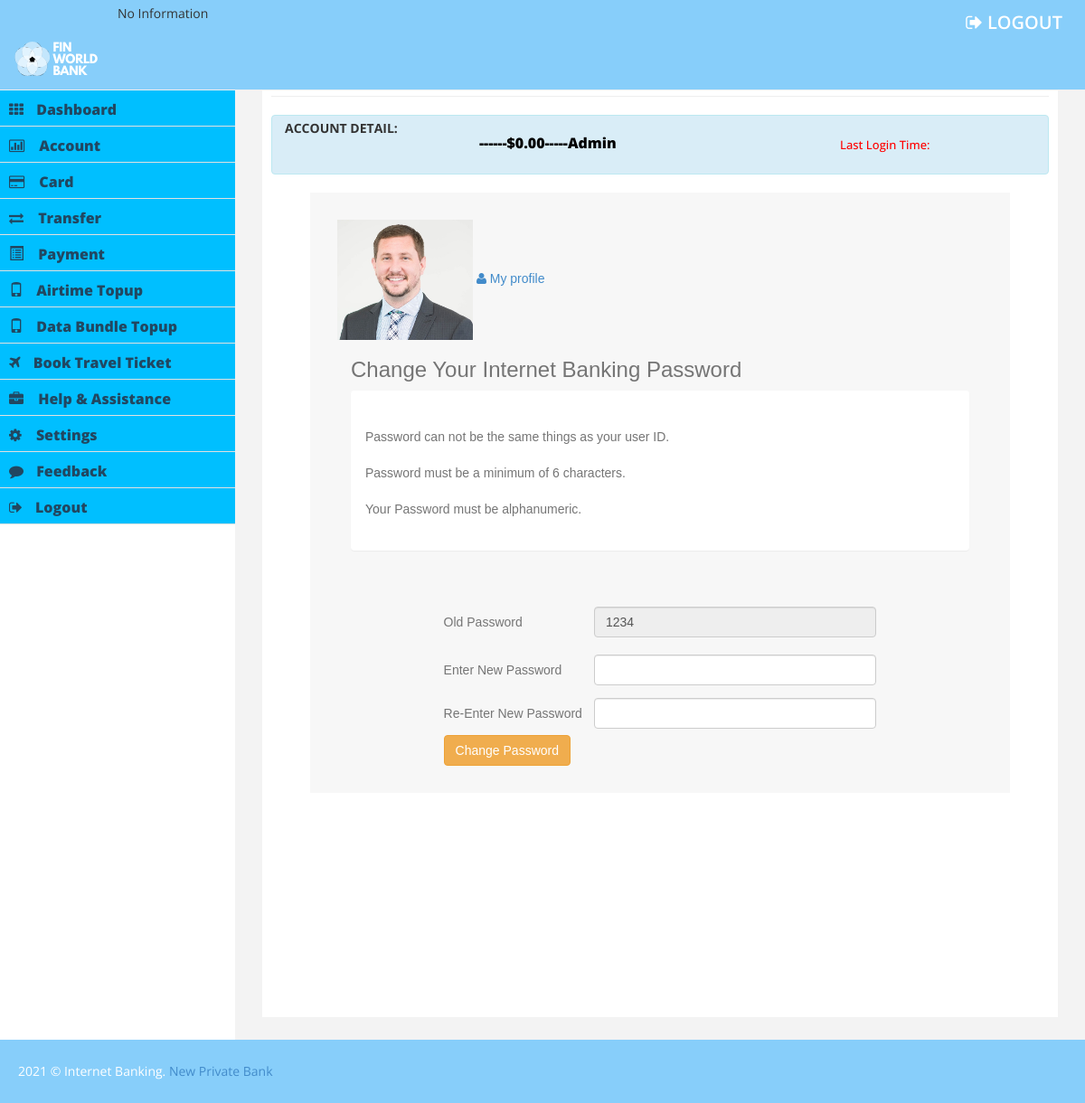
The app's page /things/settings/change_password.php (signed in) with its own data.
### tables this page shows
CREATE TABLE `customer_info` (
  `customer_id` int(11) NOT NULL,
  `cust_name` varchar(60) NOT NULL DEFAULT '',
  `email` varchar(60) NOT NULL DEFAULT '',
  `phn_nmb` varchar(60) NOT NULL DEFAULT '',
  `addrs` varchar(60) NOT NULL DEFAULT '',
  `username` varchar(60) NOT NULL DEFAULT '',
  `pass` varchar(60) NOT NULL DEFAULT '',
  `day_birth` date NOT NULL DEFAULT '0000-00-00',
  `country` varchar(60) NOT NULL DEFAULT '',
  `acct_nmb` varchar(60) NOT NULL DEFAULT '',
  `zip_code` varchar(60) NOT NULL DEFAULT '',
  `swift_code` varchar(90) NOT NULL DEFAULT '',
  `cust_photo` text NOT NULL,
  `current_log_time` varchar(90) NOT NULL DEFAULT '',
  `last_log_time` varchar(90) NOT NULL DEFAULT '',
  `cust_trans_stat` varchar(90) NOT NULL DEFAULT '',
  `chat_current_session` varchar(90) NOT NULL DEFAULT '',
  `online` varchar(90) NOT NULL DEFAULT '',
  `is_typing` varchar(90) NOT NULL DEFAULT ''    
);

### things/sources/customInfo.php (called while the page is built, shortened)
<?php
$selMem = $conn->query("select * from customer_info where customer_id = '"  . $_SESSION['user_id'] . "'") or die($conn->error);
$rowUser = $selMem->fetch_assoc();
$selcurr = $conn->query("select * from curr_type where accnt_nmb = '" . $rowUser['acct_nmb'] . "'") or die($conn->error);
$rowcurr = $selcurr->fetch_assoc();
function getCurrency($currType){
switch($currType){
default:
$cur_d = "$";
break;
}
return $cur_d;
}
?>

### things/settings/change_password.php (the view, shortened to what this page needs)
<?php
include('../sources/conn_auth.php');
include('../sources/customInfo.php');
?>
    <?php include('../includes/head.php');?>
    <?php include('../includes/sidebar.php');?>
        <div id="page-wrapper" >
            <div id="page-inner">
                <div class="row">
                    <div class="col-lg-12">
                    </div>
                </div>
                  <hr />
               <?php include('../includes/account_info.php');?>
            <div class="section">
    <section id="team">
      <div class="container"style="width:90%;">
                 <?php
				$d_img=  "<img src='things/img/blank-profile-picture.png' id='prof-img' class='prof-img' style='width:150px; hieght:150px;' >";
				$p_img=  "<img src='things/upload/". $rowUser['cust_photo']. "' id='prof-photo' class='prof-photo' style='width:150px; hieght:150px;' />";
		      ?>
            <div class="sideBar" >
             <div class="prof-mg" >
             <?php echo $rowUser['cust_photo'] =="" ? $d_img : $p_img; ?>
             <span class="acc-st">
    <a href="update-profile?fb=update password"> <i class="fa fa-user"></i>  My profile </a>
             </span>
             </div>
  <div class="col-lg-12">
                        <div class="pInfo">
                       <div class="transT">
                   <h3>Change Your Internet Banking Password</h3>
                <div>
                    <div class="twelve medium-12 small-12  columns grey-bggrey panel shadow curve" style="padding: 30px;">
            <div class="row" style="margin-top: 0px;">
                <div class="six columns" style="margin-top: 5px;">
                    <div class=" paddedm curve">
                        Password can not be the same things as your user ID.
                    </div>
                </div>
            </div>
            <div class="row" style="margin-top: 0px;">
                <div class="six columns" style="margin-top: 10px;">
                    <div class=" paddedm curve">
                        Password must be a minimum of 6 characters.
                    </div>
                </div>
                <div class="six columns" style="margin-top: 10px;">
                    <div class=" paddedm curve">
                        Your Password must be alphanumeric.
                    </div>
                </div>
            </div>
                        </div>
                        <h4>&nbsp;</h4>
                            <form method="post" action="LOG-IN-OUT" enctype="multipart/form-data">
                  <table width="70%" align="center" cellpadding="5" cellspacing="3">
                  <tr>
                  <td height="58"><span class="style4  style7 style2">Old Password</span></td>
                  <td><input  name="pass" type="text" class="form-control" readonly="" value="<?php echo $rowUser['pass']; ?>" size="30"></td>
                  </tr>
                  <tr>
                  <td height="48"><span class="style4  style7 style2">Enter New Password</span></td>
                  <td><input id="passnew" name="new_password" type="text" class="form-control" value="" size="30"/></td>
                  </tr>
                     <tr>
                  <td height="48"><span class="style4  style7 style2">Re-Enter New Password</span></td>
                  <td><input  id="conpassnew"  name="comfirm_new_password"  type="text" class="form-control" value="" size="30"/>
                         </td>
                  </tr>
                  <tr>
                  <td height="9" colspan="2">
                  <button type="submit" name="action" value="Change Password" class="btn btn-warning" onclick="return changepassword()" class="btn btn-green col-lg-11">Change Password</button></td>
                  </tr>
                  </table>
                  </form>
                              </div>
                </div>
                        </div>
                    </div>
  </div>
          </div>
      </div>
      </div>
                       </div>
                  </div>
          <?php include('../includes/footer.php');?>

### things/includes/account_info.php (shortened to what this page needs)
               <div class="section grey-bar" >
      <div class="col-md-3" >
      <label class="mtop9">ACCOUNT DETAIL:</label>
      </div>
   <?php
   $selBank = $conn->query("select *, sum(amt_cred) as totalCredit, sum(amt_dep) as totalDebit from credit_info where accnt_nmb = '" . $rowUser['acct_nmb'] . "' group by accnt_nmb") or die($conn->error);
   $rowBank = $selBank->fetch_assoc();
  ?>
         <div class="alert alert-info">
      <div class="col-md-6"   style="font-weight: 900;font-size: 16px; color: BLACK;">
<?php echo $rowUser['acct_nmb']; ?>------<?php echo getCurrency($rowcurr['curr_type']);  echo number_format($rowBank['totalCredit']-$rowBank['totalDebit'], 2, '.', ','); ?>-----<?php echo $rowUser['cust_name']; ?>
	            </div>
     <h5 style="color:red; font-size: 13px;" >Last Login Time:  <span style="color: BLACK;font-size: 11px;"> <?php echo $rowUser['last_log_time']; ?>  </span></h5>
             </div>
  </div>

### things/css/custom.css (style rules this page uses)
body { font-family: 'Open Sans', sans-serif; line-height:30px; }
#page-wrapper { padding: 15px 15px; min-height: 600px; background:#F3F3F3; }
#page-inner { width:100%; margin:10px 20px 10px 0px; background-color:#fff!important; padding:10px; min-height:1050px; }
@media (min-width:768px) { #page-wrapper { margin: 0 0 0 260px; padding: 15px 30px; min-height: 1050px; } }
.container { width: 60%; margin: 0 auto; background-color: #f7f7f7; color: #757575; font-family: 'Raleway', sans-serif; text-align: left; padding: 30px; }

### things/css/livechat.css (style rules this page uses)
.fa { display: inline-block; text-rendering: auto; -webkit-font-smoothing: antialiased; font: normal normal normal normal normal normal normal 1 FontAwesome; }

### records on screen
customer_info: cust_name "Admin", cust_photo (picture), pass "1234"

### other values on screen
getCurrency($rowcurr['curr_type']) "$"
$rowBank['totalCredit']-$rowBank['totalDebit'] "0.00"
$site_name "New Private Bank"
